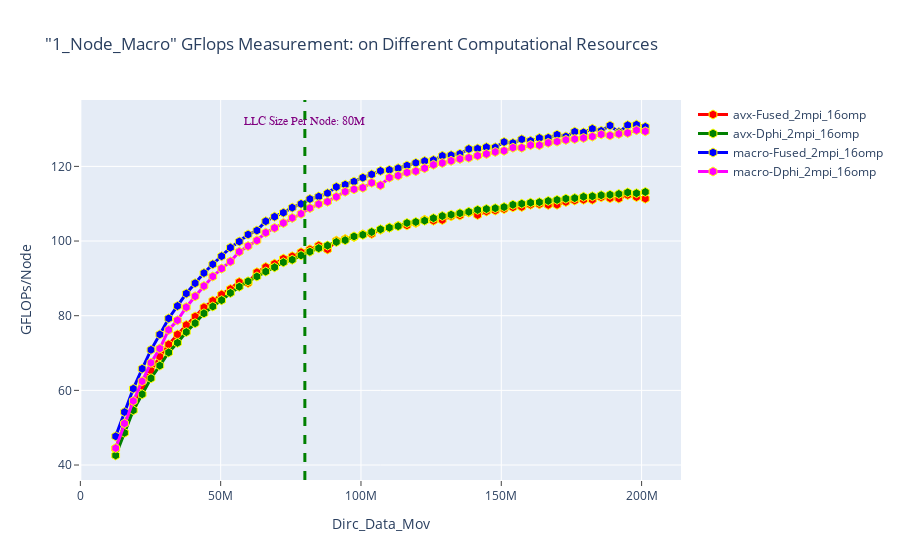

Write notebook code for a chart like this one.
### Markdown cell above
## Node-1 case 1: avx vs macro 2 mpi 16 omp

### Code cell
fig = go.Figure() 

fig.add_trace(go.Scatter(x=(dfn1avx_2mpi_16omp.Dirc_Data_Mov*(dfn1avx_2mpi_16omp.MPI_size)), 
                         y=(dfn1avx_2mpi_16omp.Fused_GFLOPS*(dfn1avx_2mpi_16omp.MPI_size)), 
                         mode='lines+markers', 
                         name='avx-Fused_2mpi_16omp',
                         line=dict(color='red',width=3),
                         marker=dict(symbol='hexagon',size=9, line=dict(color='yellow',width=1))))
fig.add_trace(go.Scatter(x=(dfn1avx_2mpi_16omp.Dirc_Data_Mov*(dfn1avx_2mpi_16omp.MPI_size)), 
                         y=(dfn1avx_2mpi_16omp.Dphi_GFLOPS*(dfn1avx_2mpi_16omp.MPI_size)), 
                         mode='lines+markers', 
                         name='avx-Dphi_2mpi_16omp',
                         line=dict(color='green',width=3),
                         marker=dict(symbol='hexagon',size=9, line=dict(color='yellow',width=1))))



fig.add_trace(go.Scatter(x=(dfn1macro_2mpi_16omp.Dirc_Data_Mov*(dfn1macro_2mpi_16omp.MPI_size)), 
                         y=(dfn1macro_2mpi_16omp.Fused_GFLOPS*(dfn1macro_2mpi_16omp.MPI_size)), 
                         mode='lines+markers', 
                         name='macro-Fused_2mpi_16omp',
                         line=dict(color='blue',width=3),
                         marker=dict(symbol='hexagon',size=9, line=dict(color='yellow',width=1))))
fig.add_trace(go.Scatter(x=(dfn1macro_2mpi_16omp.Dirc_Data_Mov*(dfn1macro_2mpi_16omp.MPI_size)), 
                         y=(dfn1macro_2mpi_16omp.Dphi_GFLOPS*(dfn1macro_2mpi_16omp.MPI_size)), 
                         mode='lines+markers', 
                         name='macro-Dphi_2mpi_16omp',
                         line=dict(color='magenta',width=3),
                         marker=dict(symbol='hexagon',size=9, line=dict(color='yellow',width=1))))

# Adding a vertical line
fig.add_vline(x=80e6, line_width=3, line_dash="dash", line_color="green")
# fig.add_hline(y=140, line_width=3, line_dash="dash", line_color="red")

# Add annotation
fig.add_annotation(
    x='80e6'
    , y=130
    , text=f'LLC Size Per Node: 80M'
    , yanchor='bottom'
    , showarrow=False
    , arrowhead=1
    , arrowsize=1
    , arrowwidth=2
    , arrowcolor="#636363"
    , ax=-20
    , ay=-30
    , font=dict(size=12, color="purple", family="Sans Serif")
    , align="left"
    ,)

fig.update_layout(title='"1_Node_Macro" GFlops Measurement: on Different Computational Resources',
                  xaxis_title='Dirc_Data_Mov', yaxis_title='GFLOPs/Node', 
                  xaxis=dict(ticks="outside"),  
                  yaxis=dict(ticks="outside"))
